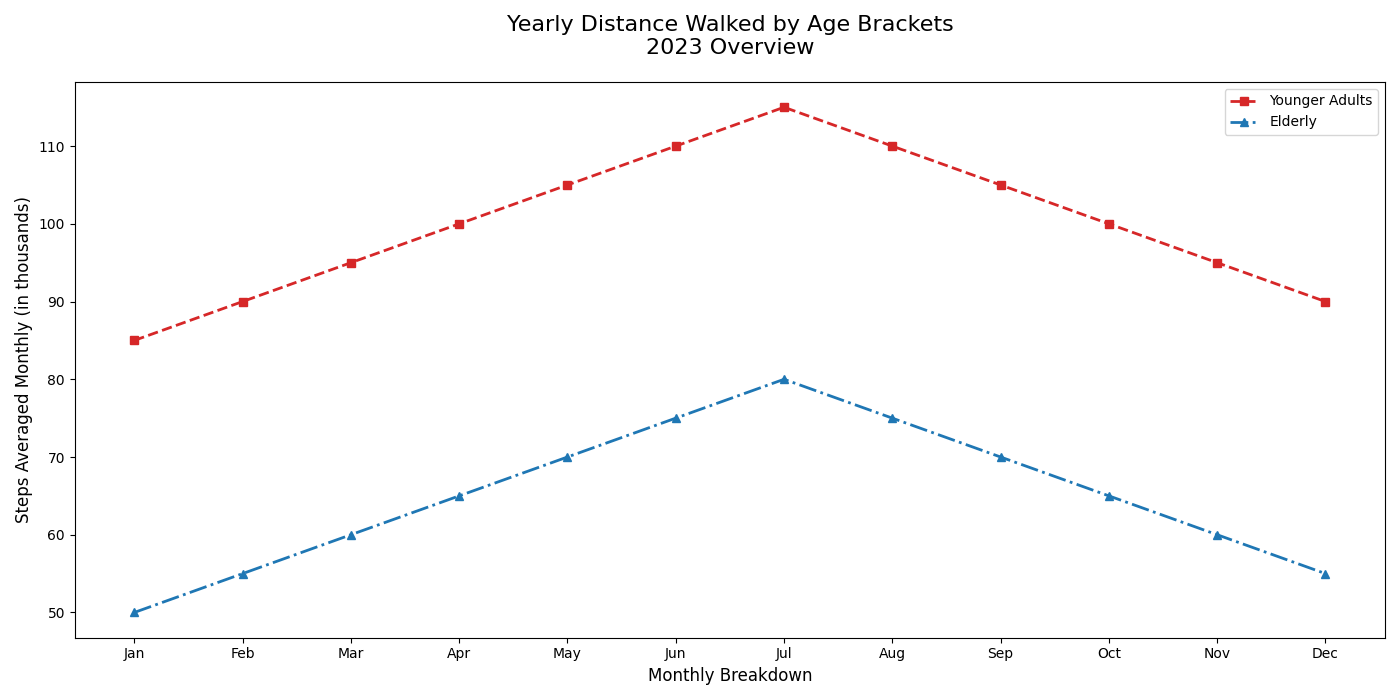

This chart was generated by the following Python code:
import matplotlib.pyplot as plt
import numpy as np

months = np.array(["Jan", "Feb", "Mar", "Apr", "May", "Jun", "Jul", "Aug", "Sep", "Oct", "Nov", "Dec"])
adults_steps = np.array([85, 90, 95, 100, 105, 110, 115, 110, 105, 100, 95, 90])
seniors_steps = np.array([50, 55, 60, 65, 70, 75, 80, 75, 70, 65, 60, 55])

plt.figure(figsize=(14, 7))

plt.plot(months, adults_steps, color='tab:red', linestyle='--', marker='s', linewidth=2, label='Younger Adults')
plt.plot(months, seniors_steps, color='tab:blue', linestyle='-.', marker='^', linewidth=2, label='Elderly')

plt.title("Yearly Distance Walked by Age Brackets\n2023 Overview", fontsize=16, pad=20)
plt.xlabel("Monthly Breakdown", fontsize=12)
plt.ylabel("Steps Averaged Monthly (in thousands)", fontsize=12)

plt.legend()
plt.tight_layout()
plt.show()
